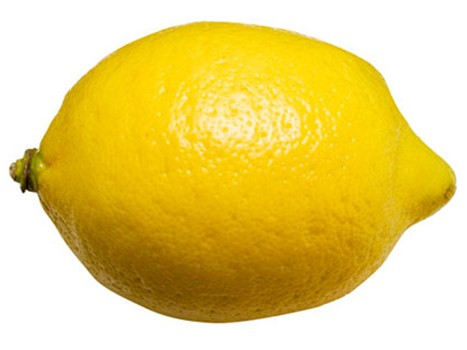
%> input picture Data Testing/CitrusLemon4.jpg, 467 x 350 px; its folder holds only this picture in this run
$ octave testing.m   (GNU Octave 9; MATLAB toolbox functions it lacks are replaced by stand-ins)
%> lines starting %> are read from the running program, lines starting %| are printed output that depends on the picture

%function[output]=signature(img)
input_dir = '/data Testing';


filenames = dir(fullfile(input_dir, '*.jpg'));


images = [];
k=1;

for n = 1:length(filenames)

    filename = fullfile(input_dir, filenames(n).name);
    img = imread(filename);
%> img is the input picture: size 350x467x3 uint8; mean R, G, B 232.8, 209.4, 118.4
    img = imresize(img,[256,256]);
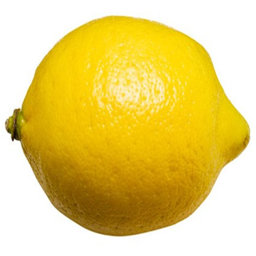
%> img: size 256x256x3 uint8; mean R, G, B 232.8, 209.4, 118.4
    figure, imshow(img);title('Selected Image');

    r=img(:,:,1);
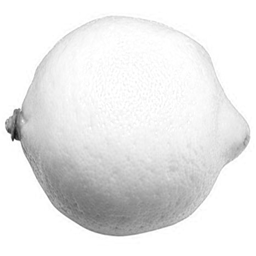
%> r: size 256x256 uint8; min 18, max 255, mean 232.8

    b=img(:,:,2);
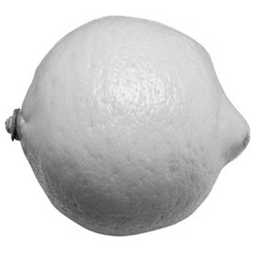
%> b: size 256x256 uint8; min 10, max 255, mean 209.4

    g=img(:,:,3);
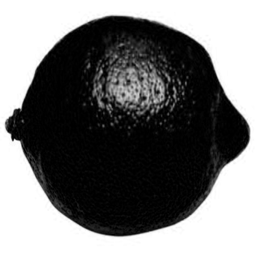
%> g: size 256x256 uint8; min 0, max 255, mean 118.4

    m1=mean(mean(r));
%> m1 = 232.8
    [r,c]=size(img);
%> r = 256; c = 768
    mr=zeros(r,c);
    mb=zeros(r,c);
    mg=zeros(r,c);
    m2=mean(mean(b));
%> m2 = 209.4

    m3=mean(mean(g));
%> m3 = 118.4
    mri=m1+m2+m3/m1;
%> mri = 442.7
    mbi=m1+m2+m3/m2;
%> mbi = 442.8
    mgi=m1+m2+m3/m3;
%> mgi = 443.2

    mri_test1(k,256:768)=mri;
    mbi_test1(k,256:768)=mbi;
    mgi_test1(k,256:758)=mgi;
    label_test1(k,1:256)=i;
    k=k+1;
 end


 mri_test= mri_test1;
%> mri_test = 768 values from 0 to 442.7
 mbi_test=mbi_test1;
%> mbi_test = 768 values from 0 to 442.8
 mgi_test=mgi_test1;
%> mgi_test = 758 values from 0 to 443.2
 label_test=label_test1

save('Data Testing/testset.mat','mri_test','mbi_test','mgi_test','label_test');

$ run again, on Data Testing/CitrusOrange6.jpg
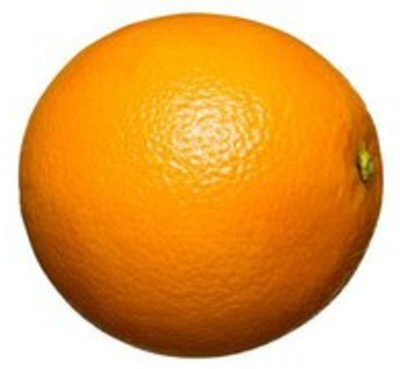
%> input picture Data Testing/CitrusOrange6.jpg, 400 x 369 px
%> img is the input picture: size 369x400x3 uint8; mean R, G, B 228.6, 167.5, 90.9
%> img: size 256x256x3 uint8
%> `b=img(:,:,2);`:
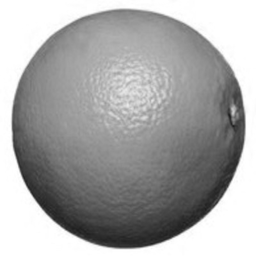
%> b: size 256x256 uint8; min 29, max 255, mean 167.5
%> `g=img(:,:,3);`:
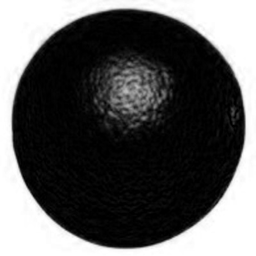
%> g: size 256x256 uint8; min 0, max 255, mean 90.9
%> m1 = 228.5
%> m2 = 167.5
%> m3 = 90.88
%> mri = 396.4
%> mbi = 396.6
%> mgi = 397
%> mri_test = 768 values from 0 to 396.4
%> mbi_test = 768 values from 0 to 396.6
%> mgi_test = 758 values from 0 to 397

$ run again, on Data Testing/CitrusOrange7.jpg
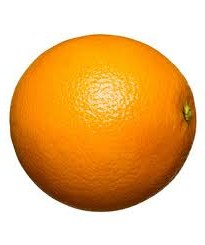
%> input picture Data Testing/CitrusOrange7.jpg, 205 x 245 px
%> img is the input picture: size 245x205x3 uint8; mean R, G, B 234.4, 187.1, 127.7
%> img: size 256x256x3 uint8
%> `b=img(:,:,2);`:
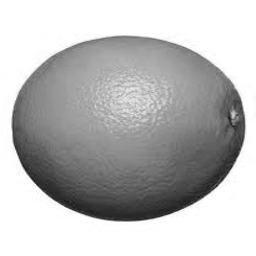
%> b: size 256x256 uint8; min 21, max 255, mean 187.1
%> `g=img(:,:,3);`:
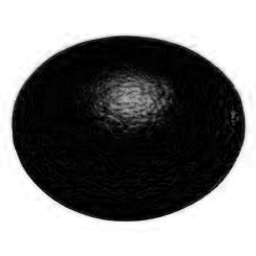
%> g: size 256x256 uint8; min 0, max 255, mean 127.7
%> m1 = 234.3
%> m2 = 187.1
%> m3 = 127.7
%> mri = 422
%> mbi = 422.1
%> mgi = 422.4
%> mri_test = 768 values from 0 to 422
%> mbi_test = 768 values from 0 to 422.1
%> mgi_test = 758 values from 0 to 422.4

$ run again, on Data Testing/CitrusNipis8.jpg
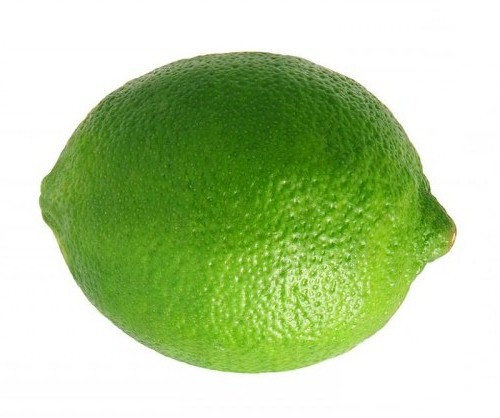
%> input picture Data Testing/CitrusNipis8.jpg, 500 x 418 px
%> img is the input picture: size 418x500x3 uint8; mean R, G, B 181.4, 205.9, 155
%> img: size 256x256x3 uint8
%> `b=img(:,:,2);`:
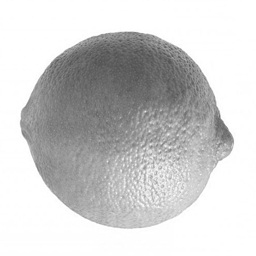
%> b: size 256x256 uint8; min 80, max 255, mean 205.9
%> `g=img(:,:,3);`:
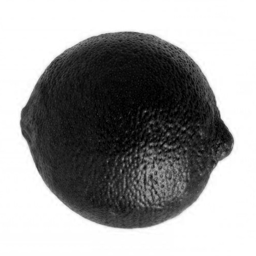
%> g: size 256x256 uint8; min 0, max 255, mean 155
%> m1 = 181.4
%> m2 = 205.9
%> m3 = 155
%> mri = 388.2
%> mbi = 388.1
%> mgi = 388.3
%> mri_test = 768 values from 0 to 388.2
%> mbi_test = 768 values from 0 to 388.1
%> mgi_test = 758 values from 0 to 388.3
